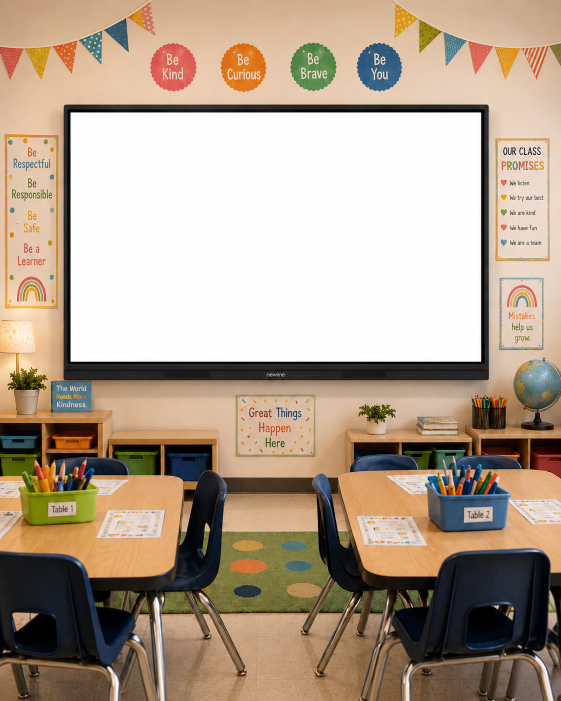
#> input picture references/样机图/课堂屏幕样机/样机01.jpg, 1122 x 1402 px (shown at 1/2 size)
$ python -i stage3_mockup.py   (imports and definitions only)
#> lines starting #> are read from the running program, lines starting #| are printed output that depends on the picture; after the words box and inside, x2 and y2 are one past the last pixel; in counts of white or black regions, pixels touching at a corner belong together
"""Stage 3: Paste page images into mockup screen areas."""
import argparse, json, os, sys
import numpy as np
import cv2
from PIL import Image

def norm(path):
    """Normalize path to forward slashes for cross-platform consistency."""
    return os.path.normpath(path).replace('\\', '/')

def load_config(path):
    with open(path, 'r', encoding='utf-8') as f:
        return json.load(f)

# [12 lines left out: function list_dir, not called in this run]

def detect_screen_region(mockup_path):
    """Detect white screen area. Uses PIL for I/O to avoid cv2.imread Unicode issues on Windows."""
#> called with mockup_path = '../references/样机图/课堂屏幕样机/样机01.jpg'
    pil_img = Image.open(mockup_path).convert('RGB')
#> pil_img is the input picture: PIL image 1122x1402 RGB; mean R, G, B 178.1, 160.5, 142
    img = np.array(pil_img, dtype=np.uint8)
    img = cv2.cvtColor(img, cv2.COLOR_RGB2BGR)
    h, w = img.shape[:2]
#> h = 1402; w = 1122

    gray = cv2.cvtColor(img, cv2.COLOR_BGR2GRAY)
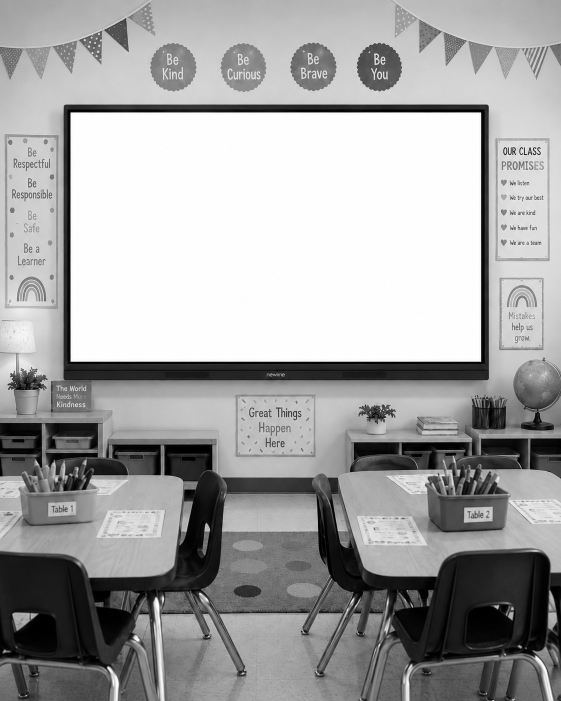
#> gray: shape (1402, 1122) (shown at 1/2 size); min 0, max 255, mean 163.7
    _, thresh = cv2.threshold(gray, 235, 255, cv2.THRESH_BINARY)
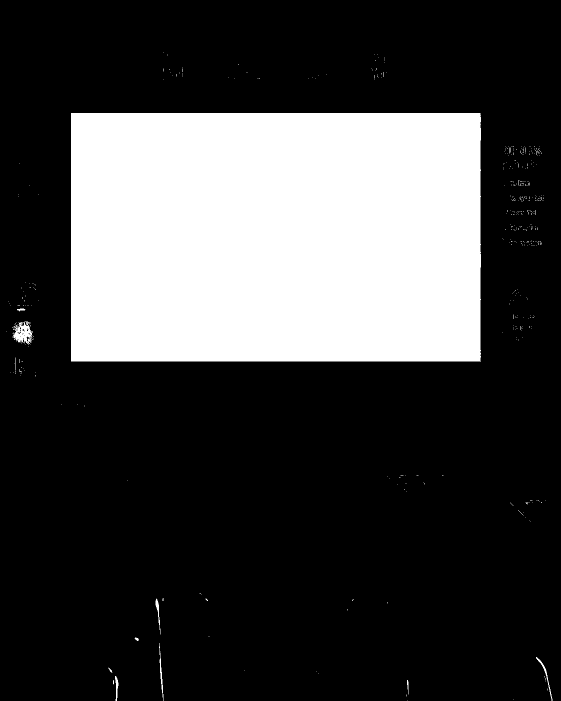
#> thresh: shape (1402, 1122) (shown at 1/2 size); 26.1% white; 459 white regions (448 under 20 px), largest, box (x1, y1, x2, y2) and area: (142, 226, 962, 723) 407127, (25, 643, 65, 690) 1053, (1072, 1314, 1105, 1402) 253
    kernel = np.ones((5, 5), np.uint8)
    closed = cv2.morphologyEx(thresh, cv2.MORPH_CLOSE, kernel, iterations=3)
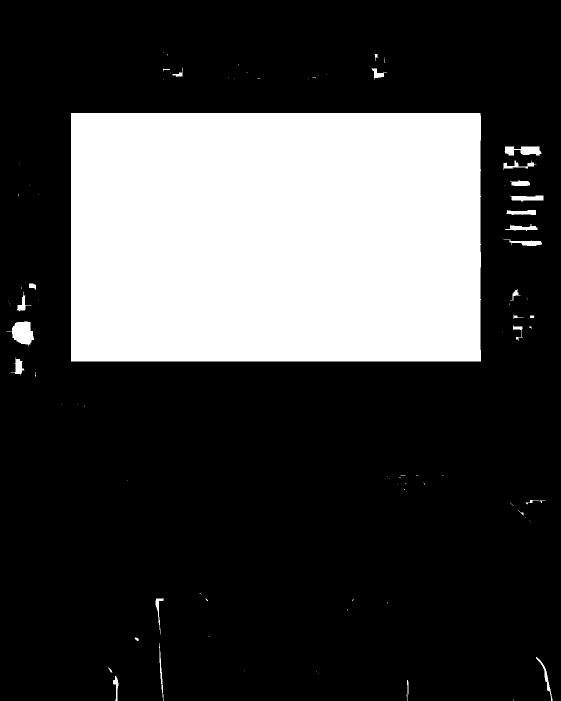
#> closed: shape (1402, 1122) (shown at 1/2 size); 26.4% white; 95 white regions (65 under 20 px), largest, box (x1, y1, x2, y2) and area: (142, 226, 962, 723) 407156, (13, 643, 68, 693) 1590, (1009, 293, 1083, 312) 960
    opened = cv2.morphologyEx(closed, cv2.MORPH_OPEN, kernel, iterations=1)
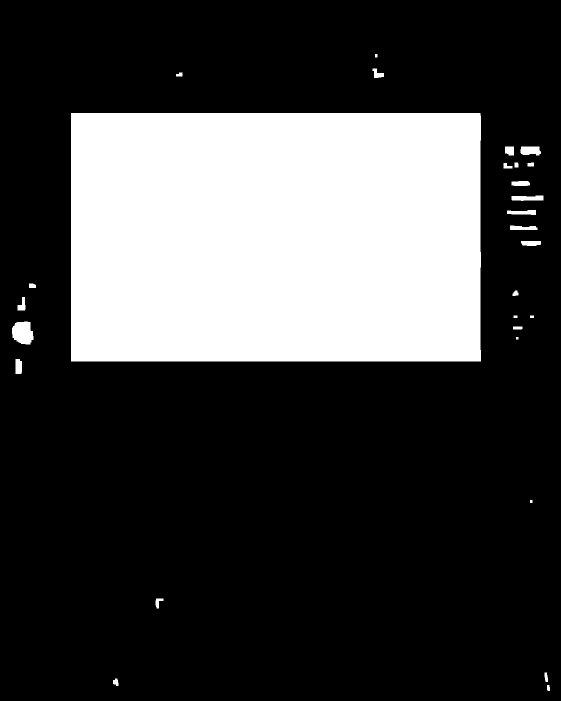
#> opened: shape (1402, 1122) (shown at 1/2 size); 26.3% white; 28 white regions

    contours, _ = cv2.findContours(opened, cv2.RETR_EXTERNAL, cv2.CHAIN_APPROX_SIMPLE)
#> contours = 28 contours, 1 with area under 20; largest, box (x1, y1, x2, y2) and area: (142, 226, 962, 723) 405832, (24, 643, 67, 689) 1492, (1041, 293, 1082, 311) 574, (1023, 391, 1087, 402) 506, (1014, 420, 1072, 430) 383
    if not contours:
        return None

    img_area = h * w
#> img_area = 1573044
    candidates = []
    for cnt in contours:
        x, y, cw, ch = cv2.boundingRect(cnt)
        area = cw * ch
        area_ratio = area / img_area
        aspect = cw / ch if ch > 0 else 0

        if 0.08 < area_ratio < 0.55 and 1.2 < aspect < 2.2 and y < h * 0.7:
            ideal_aspect = 16 / 9
            aspect_score = 1.0 - min(abs(aspect - ideal_aspect) / ideal_aspect, 0.5)
            pos_score = 1.0 - abs(y / h - 0.15) * 2
            size_score = area_ratio * 3
            score = aspect_score * 0.4 + pos_score * 0.3 + size_score * 0.3
            candidates.append((score, (x, y, cw, ch)))
#> this loop made 28 passes
#> (x, y, cw, ch, area, area_ratio, aspect) on passes 1, 3, 8, 13, 14, 21, 22, 26: (1094, 1370, 6, 12, 72, 4.58e-05, 0.5), (1089, 1345, 7, 19, 133, 8.45e-05, 0.368), (1026, 653, 19, 6, 114, 7.25e-05, 3.17), (1025, 581, 12, 11, 132, 8.39e-05, 1.09), (58, 567, 14, 9, 126, 8.01e-05, 1.56), (1055, 325, 13, 8, 104, 6.61e-05, 1.62), (1029, 325, 8, 10, 80, 5.09e-05, 0.8), (352, 145, 13, 8, 104, 6.61e-05, 1.62)
#> (cnt, x, y, cw, ch, area, area_ratio, aspect) on passes 5, 7, 10, 11, 28: ([[1060, 1000], [1060, 1005], [1064, 1005], [1064, 1000]], 1060, 1000, 5, 6, 30, 1.91e-05, 0.833), ([[1032, 674], [1032, 678], [1036, 678], [1036, 674]], 1032, 674, 5, 5, 25, 1.59e-05, 1), ([[1060, 631], [1060, 635], [1067, 635], [1067, 631]], 1060, 631, 8, 5, 40, 2.54e-05, 1.6), ([[1027, 631], [1027, 635], [1034, 635], [1034, 631]], 1027, 631, 8, 5, 40, 2.54e-05, 1.6), ([[750, 108], [750, 114], [754, 114], [754, 108]], 750, 108, 5, 7, 35, 2.22e-05, 0.714)
#> after the loop, candidates = [(0.898, (142, 226, 820, 497))]

    if not candidates:
        return None

    candidates.sort(key=lambda t: t[0], reverse=True)
    best = candidates[0][1]
#> best = (142, 226, 820, 497)
    inset = 8
    rx, ry, rw, rh = best
#> rx = 142; ry = 226; rw = 820; rh = 497
    rx += inset
#> rx = 150
    ry += inset
#> ry = 234
    rw -= inset * 2
#> rw = 804
    rh -= inset * 2
#> rh = 481
    return (max(0, rx), max(0, ry), max(10, rw), max(10, rh))

# [56 lines left out: function main, not called in this run]

# [2 lines not run here, left out]

>>> result = detect_screen_region('../references/样机图/课堂屏幕样机/样机01.jpg')
#> result = (150, 234, 804, 481)

$ run again, on references/样机图/课堂屏幕样机/样机03.jpg
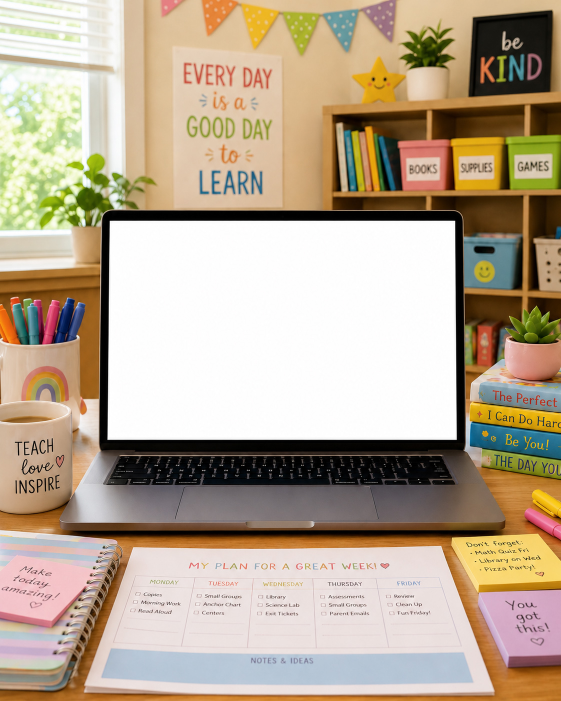
#> input picture references/样机图/课堂屏幕样机/样机03.jpg, 1122 x 1402 px (shown at 1/2 size)
#> in detect_screen_region, pil_img is the input picture: PIL image 1122x1402 RGB; mean R, G, B 184.8, 168.5, 147.2
#> in detect_screen_region, `_, thresh = cv2.threshold(gray, 235, 255, cv2.THRESH_BINARY)`:
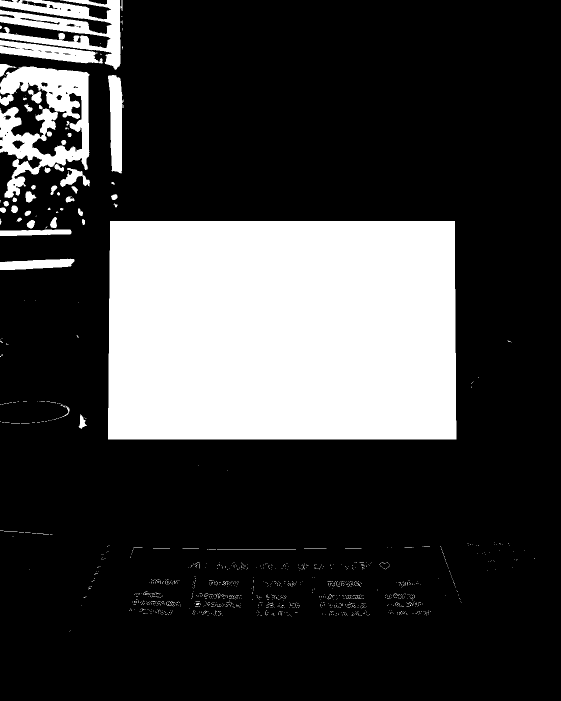
#> thresh: shape (1402, 1122) (shown at 1/2 size); 23% white; 1147 white regions (1093 under 20 px), largest, box (x1, y1, x2, y2) and area: (216, 442, 913, 879) 302937, (0, 133, 179, 396) 22383, (0, 0, 241, 140) 14954
#> closed: shape (1402, 1122); 24.9% white; 159 white regions (114 under 20 px), largest, box (x1, y1, x2, y2) and area: (216, 442, 913, 879) 302937, (0, 128, 180, 472) 36411, (0, 0, 247, 347) 29174
#> in detect_screen_region, `opened = cv2.morphologyEx(closed, cv2.MORPH_OPEN, kernel, iterations=1)`:
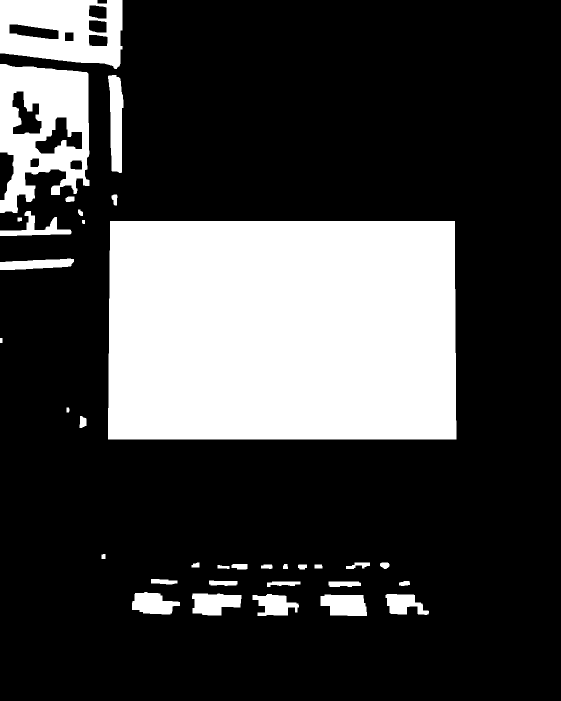
#> opened: shape (1402, 1122) (shown at 1/2 size); 24.8% white; 34 white regions
#> contours = 34 contours; largest, box (x1, y1, x2, y2) and area: (216, 442, 913, 879) 301808, (0, 128, 179, 426) 39840, (0, 0, 245, 138) 28724, (216, 150, 247, 346) 4273, (641, 1189, 734, 1232) 3222
#> the loop in detect_screen_region, `for cnt in contours:` made 34 passes
#> (x, y, cw, ch, area, area_ratio, aspect) on passes 12, 15, 20, 22, 26, 27, 29: (629, 1129, 16, 8, 128, 8.14e-05, 2), (566, 1128, 10, 10, 100, 6.36e-05, 1), (203, 1108, 8, 10, 80, 5.09e-05, 0.8), (133, 815, 6, 10, 60, 3.81e-05, 0.6), (164, 440, 6, 8, 48, 3.05e-05, 0.75), (35, 435, 9, 8, 72, 4.58e-05, 1.12), (156, 419, 10, 13, 130, 8.26e-05, 0.769)
#> after the loop in detect_screen_region, `for cnt in contours:`: candidates = [(0.734, (216, 442, 697, 437))]
#> best = (216, 442, 697, 437)
#> in detect_screen_region, `rx, ry, rw, rh = best`: rx = 216; ry = 442; rw = 697; rh = 437
#> in detect_screen_region, `rx += inset`: rx = 224
#> in detect_screen_region, `ry += inset`: ry = 450
#> in detect_screen_region, `rw -= inset * 2`: rw = 681
#> in detect_screen_region, `rh -= inset * 2`: rh = 421
#> result = (224, 450, 681, 421)

$ run again, on references/样机图/课堂屏幕样机/样机04.jpg
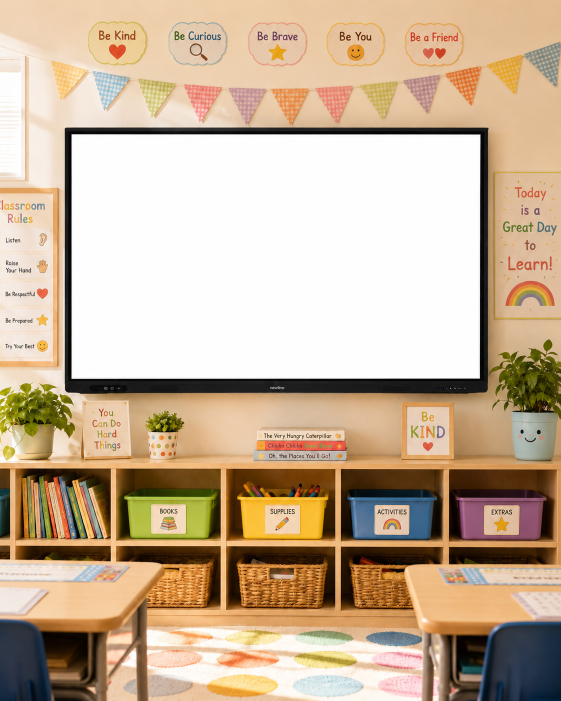
#> input picture references/样机图/课堂屏幕样机/样机04.jpg, 1122 x 1402 px (shown at 1/2 size)
#> in detect_screen_region, pil_img is the input picture: PIL image 1122x1402 RGB; mean R, G, B 200, 178, 152.7
#> in detect_screen_region, `_, thresh = cv2.threshold(gray, 235, 255, cv2.THRESH_BINARY)`:
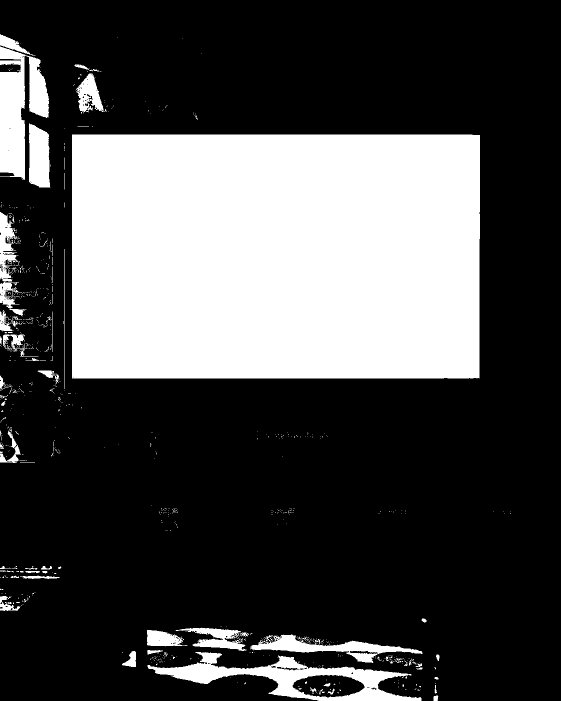
#> thresh: shape (1402, 1122) (shown at 1/2 size); 29.3% white; 807 white regions (729 under 20 px), largest, box (x1, y1, x2, y2) and area: (144, 269, 960, 757) 397891, (295, 1304, 843, 1402) 16799, (0, 93, 98, 360) 15034
#> closed: shape (1402, 1122); 31.2% white; 90 white regions (62 under 20 px), largest, box (x1, y1, x2, y2) and area: (144, 269, 960, 757) 397914, (294, 1253, 845, 1402) 38975, (0, 68, 102, 375) 23634
#> in detect_screen_region, `opened = cv2.morphologyEx(closed, cv2.MORPH_OPEN, kernel, iterations=1)`:
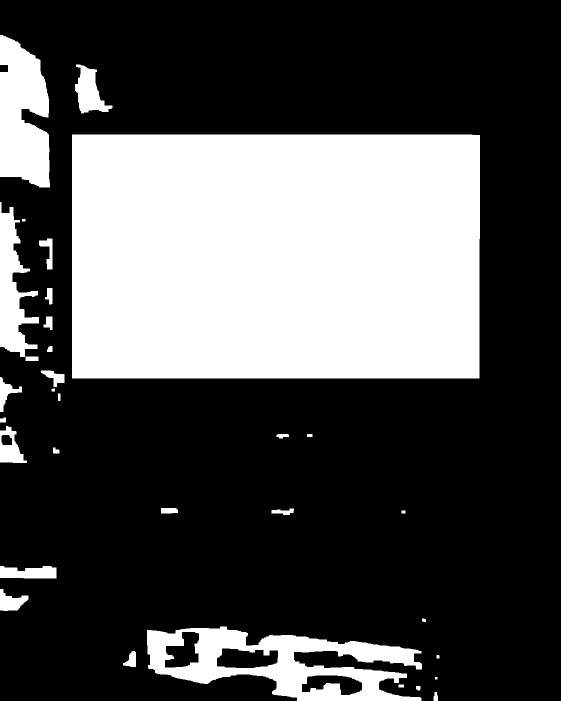
#> opened: shape (1402, 1122) (shown at 1/2 size); 31% white; 32 white regions
#> contours = 32 contours, 1 with area under 20; largest, box (x1, y1, x2, y2) and area: (144, 269, 960, 757) 396612, (294, 1253, 844, 1402) 47338, (0, 70, 100, 375) 23178, (0, 404, 78, 714) 11331, (150, 129, 225, 227) 3658
#> the loop in detect_screen_region, `for cnt in contours:` made 32 passes
#> (x, y, cw, ch, area, area_ratio, aspect) on passes 2, 5, 8, 14, 18, 20, 24: (832, 1372, 9, 9, 81, 5.15e-05, 1), (873, 1310, 6, 7, 42, 2.67e-05, 0.857), (844, 1237, 8, 7, 56, 3.56e-05, 1.14), (106, 895, 13, 12, 156, 9.92e-05, 1.08), (0, 835, 12, 10, 120, 7.63e-05, 1.2), (103, 777, 7, 6, 42, 2.67e-05, 1.17), (94, 692, 11, 12, 132, 8.39e-05, 0.917)
#> after the loop in detect_screen_region, `for cnt in contours:`: candidates = [(0.879, (144, 269, 816, 488))]
#> best = (144, 269, 816, 488)
#> in detect_screen_region, `rx, ry, rw, rh = best`: rx = 144; ry = 269; rw = 816; rh = 488
#> in detect_screen_region, `rx += inset`: rx = 152
#> in detect_screen_region, `ry += inset`: ry = 277
#> in detect_screen_region, `rw -= inset * 2`: rw = 800
#> in detect_screen_region, `rh -= inset * 2`: rh = 472
#> result = (152, 277, 800, 472)
